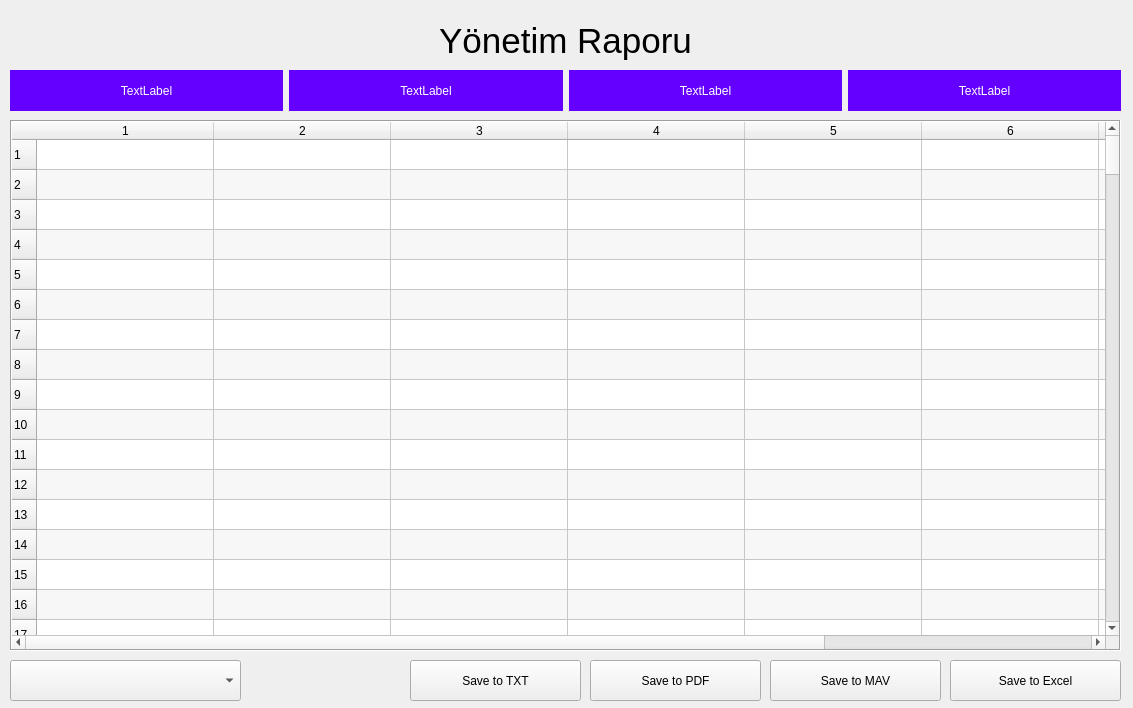
<?xml version="1.0" encoding="UTF-8"?>
<ui version="4.0">
 <class>Form</class>
 <widget class="QWidget" name="Form">
  <property name="geometry">
   <rect>
    <x>0</x>
    <y>0</y>
    <width>1133</width>
    <height>708</height>
   </rect>
  </property>
  <property name="windowTitle">
   <string>Yönetim</string>
  </property>
  <property name="windowIcon">
   <iconset>
    <normaloff>../assets/mba_logo.ico</normaloff>../assets/mba_logo.ico</iconset>
  </property>
  <widget class="QLabel" name="label">
   <property name="geometry">
    <rect>
     <x>10</x>
     <y>20</y>
     <width>1111</width>
     <height>41</height>
    </rect>
   </property>
   <property name="font">
    <font>
     <pointsize>26</pointsize>
    </font>
   </property>
   <property name="text">
    <string>Yönetim Raporu</string>
   </property>
   <property name="alignment">
    <set>Qt::AlignCenter</set>
   </property>
  </widget>
  <widget class="QTableWidget" name="tbllistele">
   <property name="geometry">
    <rect>
     <x>10</x>
     <y>120</y>
     <width>1111</width>
     <height>531</height>
    </rect>
   </property>
   <property name="sizePolicy">
    <sizepolicy hsizetype="Expanding" vsizetype="Expanding">
     <horstretch>0</horstretch>
     <verstretch>0</verstretch>
    </sizepolicy>
   </property>
   <property name="baseSize">
    <size>
     <width>0</width>
     <height>0</height>
    </size>
   </property>
   <property name="mouseTracking">
    <bool>false</bool>
   </property>
   <property name="acceptDrops">
    <bool>false</bool>
   </property>
   <property name="layoutDirection">
    <enum>Qt::LeftToRight</enum>
   </property>
   <property name="styleSheet">
    <string notr="true"/>
   </property>
   <property name="frameShape">
    <enum>QFrame::Box</enum>
   </property>
   <property name="frameShadow">
    <enum>QFrame::Sunken</enum>
   </property>
   <property name="lineWidth">
    <number>1</number>
   </property>
   <property name="autoScrollMargin">
    <number>16</number>
   </property>
   <property name="tabKeyNavigation">
    <bool>true</bool>
   </property>
   <property name="alternatingRowColors">
    <bool>true</bool>
   </property>
   <property name="selectionMode">
    <enum>QAbstractItemView::ExtendedSelection</enum>
   </property>
   <property name="selectionBehavior">
    <enum>QAbstractItemView::SelectRows</enum>
   </property>
   <property name="gridStyle">
    <enum>Qt::SolidLine</enum>
   </property>
   <property name="rowCount">
    <number>200</number>
   </property>
   <property name="columnCount">
    <number>8</number>
   </property>
   <attribute name="horizontalHeaderCascadingSectionResizes">
    <bool>false</bool>
   </attribute>
   <attribute name="horizontalHeaderDefaultSectionSize">
    <number>177</number>
   </attribute>
   <row/>
   <row/>
   <row/>
   <row/>
   <row/>
   <row/>
   <row/>
   <row/>
   <row/>
   <row/>
   <row/>
   <row/>
   <row/>
   <row/>
   <row/>
   <row/>
   <row/>
   <row/>
   <row/>
   <row/>
   <row/>
   <row/>
   <row/>
   <row/>
   <row/>
   <row/>
   <row/>
   <row/>
   <row/>
   <row/>
   <row/>
   <row/>
   <row/>
   <row/>
   <row/>
   <row/>
   <row/>
   <row/>
   <row/>
   <row/>
   <row/>
   <row/>
   <row/>
   <row/>
   <row/>
   <row/>
   <row/>
   <row/>
   <row/>
   <row/>
   <row/>
   <row/>
   <row/>
   <row/>
   <row/>
   <row/>
   <row/>
   <row/>
   <row/>
   <row/>
   <row/>
   <row/>
   <row/>
   <row/>
   <row/>
   <row/>
   <row/>
   <row/>
   <row/>
   <row/>
   <row/>
   <row/>
   <row/>
   <row/>
   <row/>
   <row/>
   <row/>
   <row/>
   <row/>
   <row/>
   <row/>
   <row/>
   <row/>
   <row/>
   <row/>
   <row/>
   <row/>
   <row/>
   <row/>
   <row/>
   <row/>
   <row/>
   <row/>
   <row/>
   <row/>
   <row/>
   <row/>
   <row/>
   <row/>
   <row/>
   <row/>
   <row/>
   <row/>
   <row/>
   <row/>
   <row/>
   <row/>
   <row/>
   <row/>
   <row/>
   <row/>
   <row/>
   <row/>
   <row/>
   <row/>
   <row/>
   <row/>
   <row/>
   <row/>
   <row/>
   <row/>
   <row/>
   <row/>
   <row/>
   <row/>
   <row/>
   <row/>
   <row/>
   <row/>
   <row/>
   <row/>
   <row/>
   <row/>
   <row/>
   <row/>
   <row/>
   <row/>
   <row/>
   <row/>
   <row/>
   <row/>
   <row/>
   <row/>
   <row/>
   <row/>
   <row/>
   <row/>
   <row/>
   <row/>
   <row/>
   <row/>
   <row/>
   <row/>
   <row/>
   <row/>
   <row/>
   <row/>
   <row/>
   <row/>
   <row/>
   <row/>
   <row/>
   <row/>
   <row/>
   <row/>
   <row/>
   <row/>
   <row/>
   <row/>
   <row/>
   <row/>
   <row/>
   <row/>
   <row/>
   <row/>
   <row/>
   <row/>
   <row/>
   <row/>
   <row/>
   <row/>
   <row/>
   <row/>
   <row/>
   <row/>
   <row/>
   <row/>
   <row/>
   <row/>
   <row/>
   <row/>
   <row/>
   <row/>
   <row/>
   <row/>
   <row/>
   <row/>
   <row/>
   <row/>
   <row/>
   <column/>
   <column/>
   <column/>
   <column/>
   <column/>
   <column/>
   <column/>
   <column/>
  </widget>
  <widget class="QWidget" name="horizontalLayoutWidget">
   <property name="geometry">
    <rect>
     <x>10</x>
     <y>70</y>
     <width>1111</width>
     <height>41</height>
    </rect>
   </property>
   <layout class="QHBoxLayout" name="horizontalLayout">
    <item>
     <widget class="QLabel" name="label_5">
      <property name="styleSheet">
       <string notr="true">background-color: rgba(100, 0, 255, 255);
color: rgb(255, 255, 255);</string>
      </property>
      <property name="text">
       <string>TextLabel</string>
      </property>
      <property name="alignment">
       <set>Qt::AlignCenter</set>
      </property>
     </widget>
    </item>
    <item>
     <widget class="QLabel" name="label_4">
      <property name="styleSheet">
       <string notr="true">background-color: rgba(100, 0, 255, 255);
color: rgb(255, 255, 255);</string>
      </property>
      <property name="text">
       <string>TextLabel</string>
      </property>
      <property name="alignment">
       <set>Qt::AlignCenter</set>
      </property>
     </widget>
    </item>
    <item>
     <widget class="QLabel" name="label_3">
      <property name="styleSheet">
       <string notr="true">background-color: rgba(100, 0, 255, 255);
color: rgb(255, 255, 255);</string>
      </property>
      <property name="text">
       <string>TextLabel</string>
      </property>
      <property name="alignment">
       <set>Qt::AlignCenter</set>
      </property>
     </widget>
    </item>
    <item>
     <widget class="QLabel" name="label_2">
      <property name="styleSheet">
       <string notr="true">background-color: rgba(100, 0, 255, 255);
color: rgb(255, 255, 255);</string>
      </property>
      <property name="text">
       <string>TextLabel</string>
      </property>
      <property name="alignment">
       <set>Qt::AlignCenter</set>
      </property>
     </widget>
    </item>
   </layout>
  </widget>
  <widget class="QPushButton" name="pushButton">
   <property name="geometry">
    <rect>
     <x>950</x>
     <y>660</y>
     <width>171</width>
     <height>41</height>
    </rect>
   </property>
   <property name="text">
    <string>Save to Excel</string>
   </property>
  </widget>
  <widget class="QPushButton" name="pushButton_2">
   <property name="geometry">
    <rect>
     <x>770</x>
     <y>660</y>
     <width>171</width>
     <height>41</height>
    </rect>
   </property>
   <property name="text">
    <string>Save to MAV</string>
   </property>
  </widget>
  <widget class="QPushButton" name="pushButton_3">
   <property name="geometry">
    <rect>
     <x>590</x>
     <y>660</y>
     <width>171</width>
     <height>41</height>
    </rect>
   </property>
   <property name="text">
    <string>Save to PDF</string>
   </property>
  </widget>
  <widget class="QPushButton" name="pushButton_4">
   <property name="geometry">
    <rect>
     <x>410</x>
     <y>660</y>
     <width>171</width>
     <height>41</height>
    </rect>
   </property>
   <property name="text">
    <string>Save to TXT</string>
   </property>
  </widget>
  <widget class="QComboBox" name="comboBox">
   <property name="geometry">
    <rect>
     <x>10</x>
     <y>660</y>
     <width>231</width>
     <height>41</height>
    </rect>
   </property>
  </widget>
 </widget>
 <resources/>
 <connections/>
</ui>
